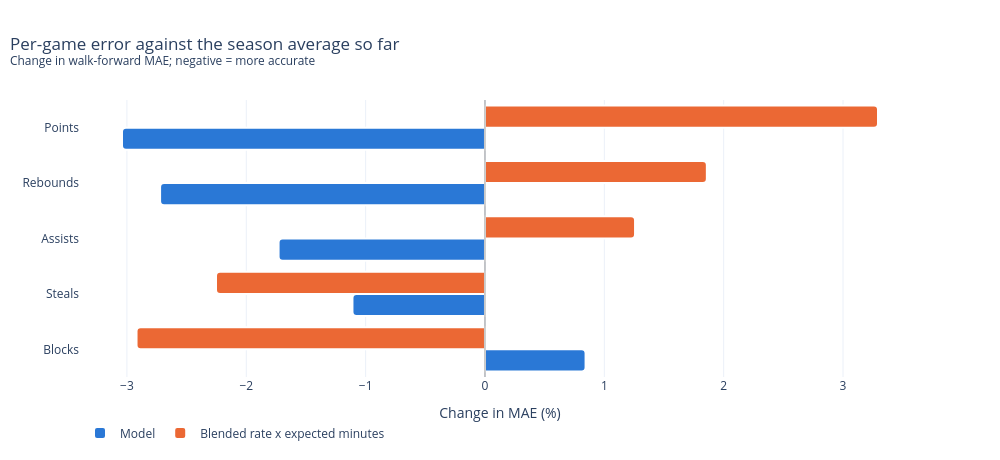

Notebook cell for this chart:
### Markdown cell above
## Accuracy

### Code cell
ev = evaluate(preds)
plot_mae(ev).show()

### Figure 1 — Plotly figure (JSON) as saved in the notebook; plotly's stock layout.template omitted (floating-point values rounded to 4 significant figures)
{"data": [{"customdata": [[0.5131, 0.5088], [0.69, 0.6978], [1.269, 1.292], [1.881, 1.933], [4.423, 4.562]], "hovertemplate": "<b>Model</b><br>%{y}: MAE %{customdata[0]:.3f} vs. %{customdata[1]:.3f} (%{x:+.1f}%)<extra></extra>", "marker": {"color": "#2a78d6", "cornerradius": 4, "line": {"color": "white", "width": 2}}, "name": "Model", "orientation": "h", "type": "bar", "x": [0.8428, -1.11, -1.729, -2.722, -3.041], "y": ["Blocks", "Steals", "Assists", "Rebounds", "Points"]}, {"customdata": [[0.494, 0.5088], [0.682, 0.6978], [1.308, 1.292], [1.969, 1.933], [4.712, 4.562]], "hovertemplate": "<b>Blended rate x expected minutes</b><br>%{y}: MAE %{customdata[0]:.3f} vs. %{customdata[1]:.3f} (%{x:+.1f}%)<extra></extra>", "marker": {"color": "#eb6834", "cornerradius": 4, "line": {"color": "white", "width": 2}}, "name": "Blended rate x expected minutes", "orientation": "h", "type": "bar", "x": [-2.92, -2.254, 1.257, 1.859, 3.293], "y": ["Blocks", "Steals", "Assists", "Rebounds", "Points"]}], "layout": {"barmode": "group", "height": 460, "hoverlabel": {"bgcolor": "white"}, "legend": {"orientation": "h", "traceorder": "normal", "x": 0, "y": -0.15}, "shapes": [{"line": {"color": "#9a9a9a", "width": 1}, "type": "line", "x0": 0, "x1": 0, "xref": "x", "y0": 0, "y1": 1, "yref": "y domain"}], "title": {"text": "Per-game error against the season average so far<br><sup>Change in walk-forward MAE; negative = more accurate</sup>", "x": 0.01}, "width": 1000, "xaxis": {"title": {"text": "Change in MAE (%)"}}}}
